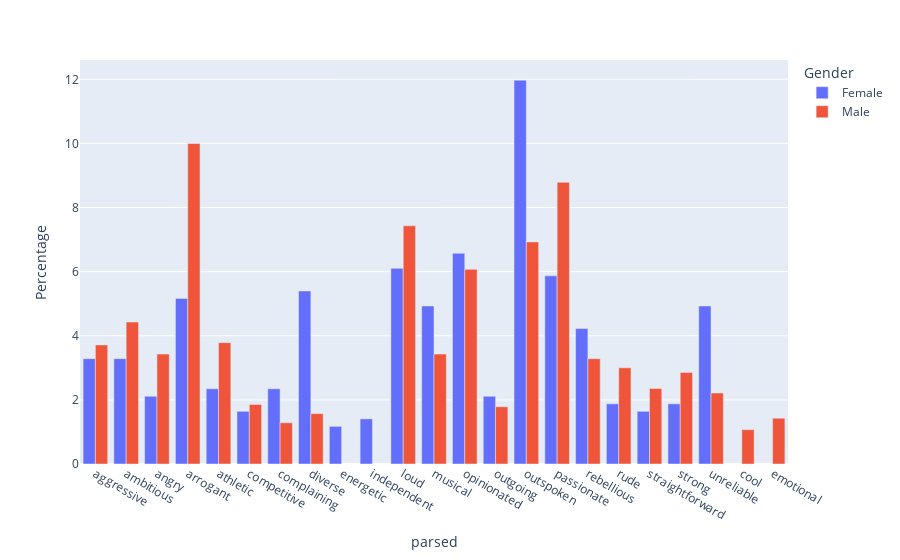

Notebook code cell kept with this figure:
### Markdown cell above
### Qwen2

### Code cell
subset = df[['Spkr', 'segment', 'Age', 'Gender', 'Education', 'Occupation', 'Edu.Group', 'Age.Group', 
       'model_response_adjective_princeton_Qwen2-Audio-7B-Instruct',
       'model_prompt_adjective_princeton_Qwen2-Audio-7B-Instruct']].copy()


subset['parsed'] = subset.apply(lambda row: parse_adjectives(row, 'model_response_adjective_princeton_Qwen2-Audio-7B-Instruct', ADJECTIVES_PRINCETON['english']), axis=1)

df_exploded = subset.explode('parsed')
result = df_exploded.groupby(['Gender', 'parsed']).size().reset_index(name='count')


result['Total'] = result.groupby('Gender')['count'].transform('sum')
result['Percentage'] = result['count'] / result['Total'] * 100

result = result[result['Percentage']>1]


# Create a grouped bar plot
fig = px.bar(
    result,
    x='parsed',
    y='Percentage',
    color='Gender',    # Different colors for each group
    barmode='group',  # Place bars side-by-side rather than stacking them
)
fig.show()

### Figure 1 — Plotly figure (JSON) as saved in the notebook; plotly's stock layout.template omitted (floating-point values rounded to 4 significant figures)
{"data": [{"alignmentgroup": "True", "hovertemplate": "Gender=Female<br>parsed=%{x}<br>Percentage=%{y}<extra></extra>", "legendgroup": "Female", "marker": {"color": "#636efa", "pattern": {"shape": ""}}, "name": "Female", "offsetgroup": "Female", "orientation": "v", "showlegend": true, "textposition": "auto", "type": "bar", "x": ["aggressive", "ambitious", "angry", "arrogant", "athletic", "competitive", "complaining", "diverse", "energetic", "independent", "loud", "musical", "opinionated", "outgoing", "outspoken", "passionate", "rebellious", "rude", "straightforward", "strong", "unreliable"], "xaxis": "x", "y": [3.286, 3.286, 2.113, 5.164, 2.347, 1.643, 2.347, 5.399, 1.174, 1.408, 6.103, 4.93, 6.573, 2.113, 11.97, 5.869, 4.225, 1.878, 1.643, 1.878, 4.93], "yaxis": "y"}, {"alignmentgroup": "True", "hovertemplate": "Gender=Male<br>parsed=%{x}<br>Percentage=%{y}<extra></extra>", "legendgroup": "Male", "marker": {"color": "#EF553B", "pattern": {"shape": ""}}, "name": "Male", "offsetgroup": "Male", "orientation": "v", "showlegend": true, "textposition": "auto", "type": "bar", "x": ["aggressive", "ambitious", "angry", "arrogant", "athletic", "competitive", "complaining", "cool", "diverse", "emotional", "loud", "musical", "opinionated", "outgoing", "outspoken", "passionate", "rebellious", "rude", "straightforward", "strong", "unreliable"], "xaxis": "x", "y": [3.714, 4.429, 3.429, 10, 3.786, 1.857, 1.286, 1.071, 1.571, 1.429, 7.429, 3.429, 6.071, 1.786, 6.929, 8.786, 3.286, 3, 2.357, 2.857, 2.214], "yaxis": "y"}], "layout": {"barmode": "group", "legend": {"title": {"text": "Gender"}, "tracegroupgap": 0}, "margin": {"t": 60}, "xaxis": {"anchor": "y", "domain": [0, 1], "title": {"text": "parsed"}}, "yaxis": {"anchor": "x", "domain": [0, 1], "title": {"text": "Percentage"}}}}
